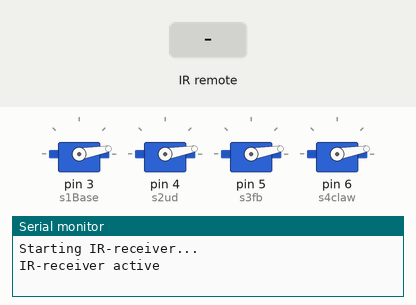
Bench run of a sketch on a simulated Arduino Uno, built with avr-gcc and run on an emulated ATmega328P. On the bench: 4 × servo, the last lines printed to the serial monitor. The test bench sets the inputs (shaded band).

Above: at 1.2 s.
1.3 s: infrared code 0xFF18E7 received
At 1.7 s:
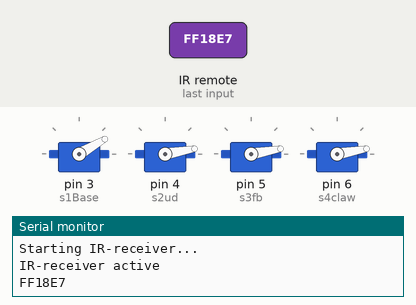
2.8 s: infrared code 0xFF6897 received
At 4.0 s:
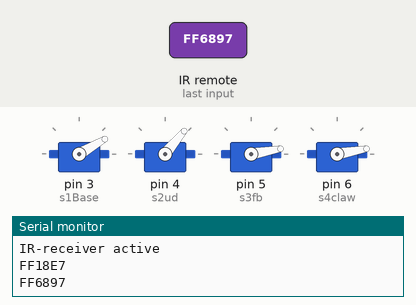
4.3 s: infrared code 0xFF7A85 received
At 5.2 s:
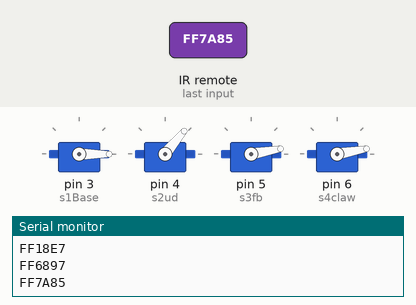
5.8 s: infrared code 0xFF10EF received
At 6.4 s:
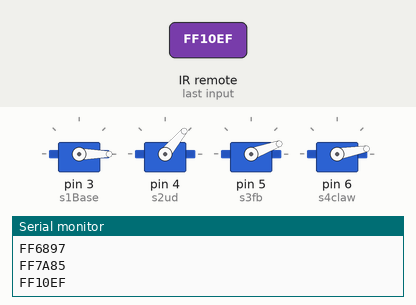
7.3 s: infrared code 0xFF30CF received
At 8.5 s:
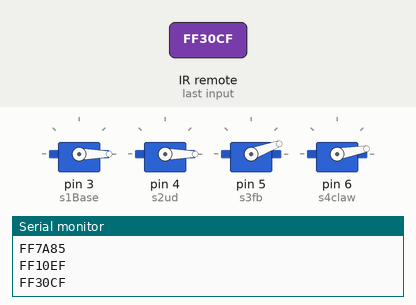
8.8 s: infrared code 0xFF38C7 received
At 9.8 s:
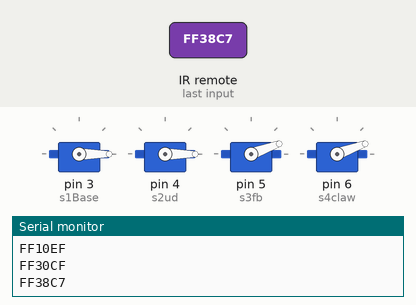
Timing chart, 0 to 11.3 s (numbered marks = the images above; inputs shaded):
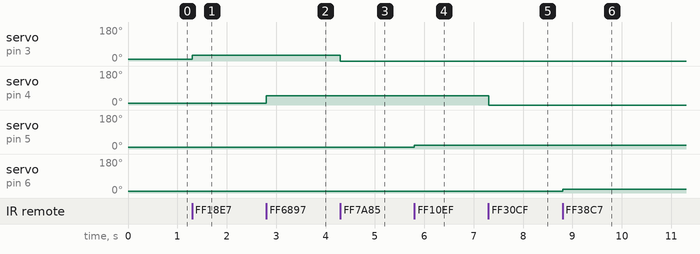

Measured:
- after the input at 1.3 s, servo on pin 3 (s1Base): 10° → 30° at once
- after the input at 2.8 s, servo on pin 4 (s2ud): 10° → 50° at once
- after the input at 4.3 s, servo on pin 3 (s1Base): 30° → 0° at once
- after the input at 5.8 s, servo on pin 5 (s3fb): 10° → 20° at once
- after the input at 7.3 s, servo on pin 4 (s2ud): 50° → 0° at once
- after the input at 8.8 s, servo on pin 6 (s4claw): 10° → 20° at once

The sketch:

IR+SERVO_ARDUINO_CODE.ino
```cpp
// (licence header left out)
/*
 * Modified Code by:
 * Dakota Vanderwege - Added Servo functionality to be used with Ir-Remote
 */


// Import the IR-remote library and Servo Library
#include <IRremote.h>
#include <Servo.h>

//Below this names the servos and makes them exist

Servo s1Base; // Servo 1 - Will turn the robot arm base left or right

Servo s2ud;  // Servo 2 - Will move the robot arm up or down

Servo s3fb;  // Servo 3 - Will move the robot arm foward or back

Servo s4claw; // Servo 4 - Will open or close the claw on the robot arm

//Below this is to set all variables so that they are able to be used

int pos = 10; // original position

// Each number is every servo, so pos1 for servo1 and posneg1 to move it the opposite way

int pos1 = 0;  // For Servo 1
int posneg1 = 0;

int pos2 = 0;  // For Servo 2
int posneg2 = 0;

int pos3 = 0;  // For Servo 3
int posneg3 = 0;

int pos4 = 0;  // For Servo 4
int posneg4 = 0;


int IrReceiverPin = 12; // The pin that the reciever will connect to, used for reading the buttons


IRrecv irrecv(IrReceiverPin);           // create a new instance of "irrecv" and save this instance in variabele "IRrecv"
decode_results results;                 // define the variable "results" to store the received button code

void setup()
{
    Serial.begin(9600);                 // Initialise the serial monitor

    s1Base.attach(3); // Sets Servo 1 to pin 3
    s1Base.write(pos); // Moves Servo 1 to Original Pos

    s2ud.attach(4); // Sets Servo 2 to pin 4
    s2ud.write(pos); // Moves Servo 2 to Original Pos

    s3fb.attach(5); // Sets Servo 3 to pin 5
    s3fb.write(pos); // Moves Servo 3 to Original Pos

    s4claw.attach(6); // Sets Servo 4 to pin 6
    s4claw.write(pos); // Moves Servo 4 to Original Pos


    // When the IR-remote library crashes we can see it from the shown text
    Serial.println("Starting IR-receiver...");

    irrecv.enableIRIn();      // start the IR-receiver

    Serial.println("IR-receiver active");

}


void loop() {

    // When the IR-receiver receives a signal
    if (irrecv.decode(&results)) {

        // Print the received value as a hexadecimal value
        Serial.println(results.value, HEX);

        // Resume the IR-receiver to listen for new signals
        irrecv.resume();

        // Determine which button has been pressed
        switch (results.value) {

            // For Servo 1
            case 0xFF18E7:  //Button 2 will make S1-Base go left
               pos1 = pos += 20;
               s1Base.write(pos1);
                break;

            case 0xFF7A85:     // button 3 will make S1-Base go Right
               posneg1 = pos -= 50;
               s1Base.write(posneg1);
                break;


            // For Servo 2
            case 0xFF6897:    // button 0 will make s2-ud go down
               pos2 = pos += 20;
               s2ud.write(pos2);
                break;

            case 0xFF30Cf:   // button 1 will make s2-ud go up
               posneg2 = pos -= 20;
               s2ud.write(posneg2);
                break;


            // For Servo 3
            case 0xFF10EF:   // Button 4 to make s3-fb go foward
               pos3 = pos += 20;
               s3fb.write(pos3);
               break;

            case 0xFF42BD:  // Button 7 to make s3-fb go back
               posneg3 = pos -= 20;
               s3fb.write(posneg3);
               break;


            // for Servo 4
            case 0xFF38C7:   // button 5 for s4-claw
               pos4 = pos += 20;
               s4claw.write(pos4);
               break;

            case 0xFF5AA5:  // Button 6 for s4-claw
               posneg4 = pos -=20;
               s4claw.write(posneg4);
               break;


        }

    }

}
```
